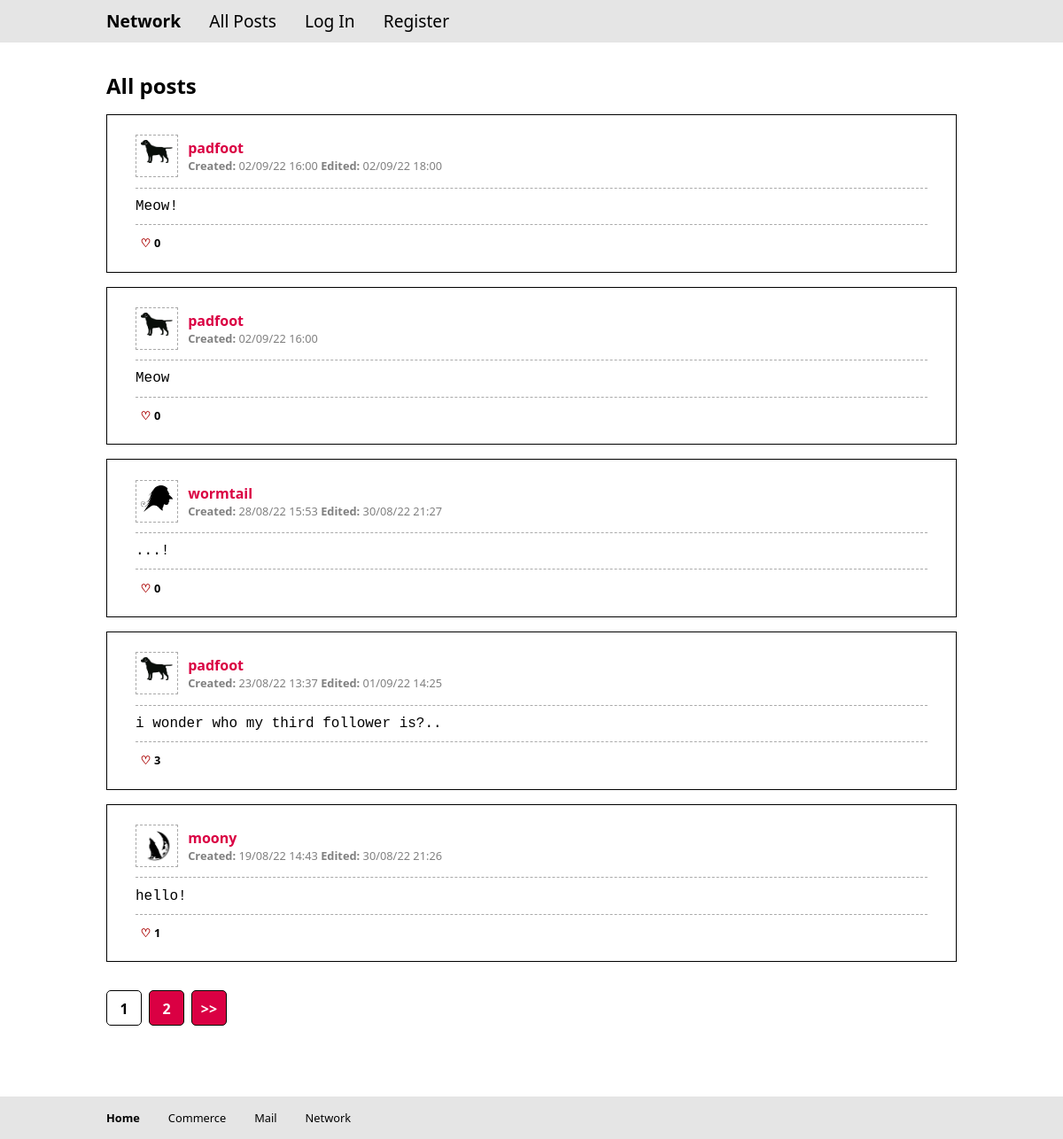
The page /network/ on the database as committed earlier.
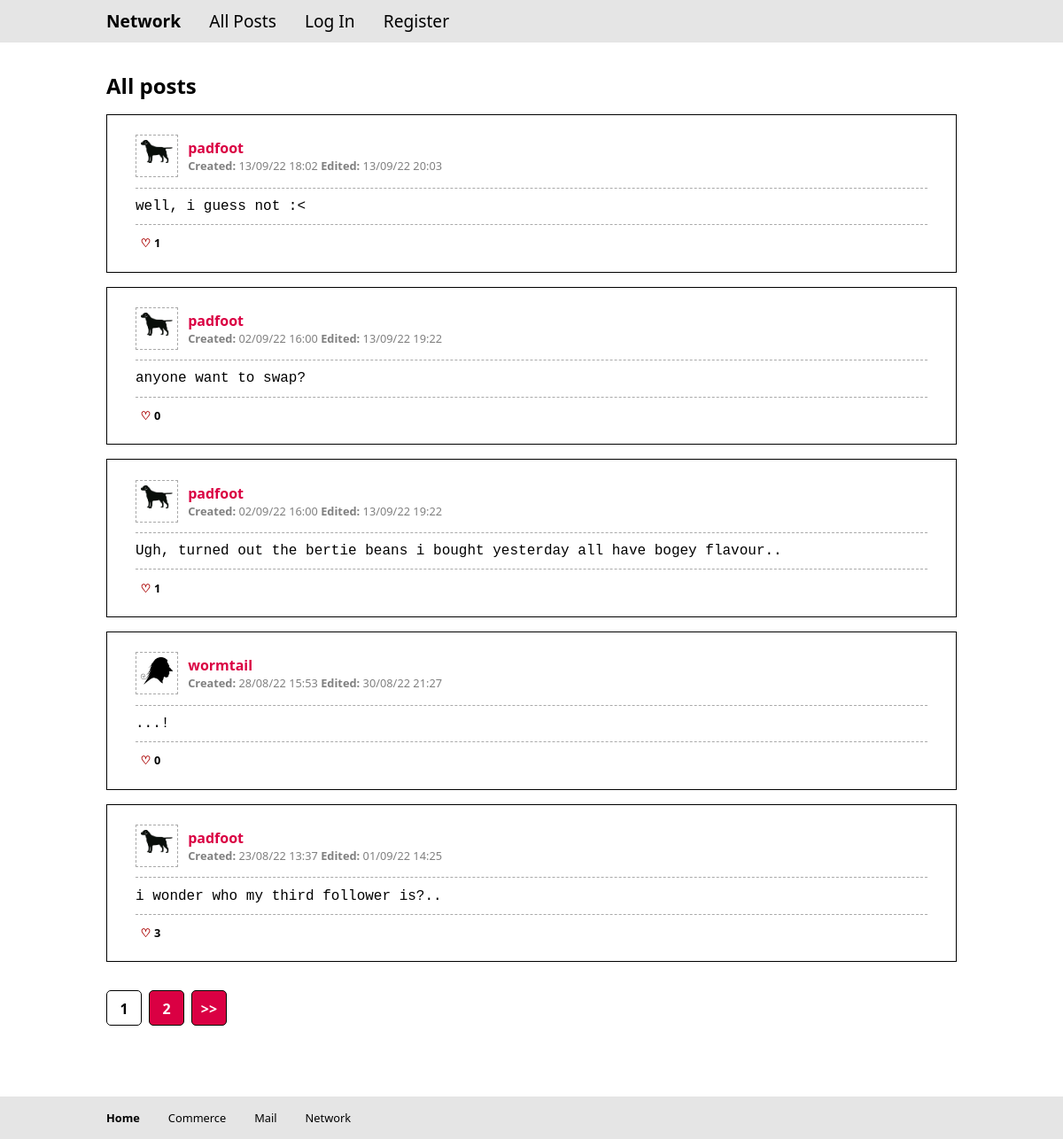
The same page on the database as committed later.
### network/models.py (models this page shows, shortened)
class NetworkPost(models.Model):
    class Meta:
        ordering = ['-created']
    networker = models.ForeignKey(Networker, on_delete=models.CASCADE, related_name="posts")
    text = models.TextField()
    created = models.DateTimeField(auto_now_add=True)
    edited = models.DateTimeField(auto_now_add=True)
    likes = models.ManyToManyField(Networker)

class Networker(models.Model):
    user = models.OneToOneField(User, on_delete=models.CASCADE)
    follows = models.ManyToManyField("self", symmetrical=False, related_name='followers', blank=True)
    image = models.ImageField(upload_to="network/", default=DEFAULT_IMAGE)
    def __str__(self):
        return f'{self.user.username}'

### network/views.py (the view)
# urls.py: path('', ListingsView.as_view(), name='index'),
def index(request):
    posts = NetworkPost.objects.all()
    page = get_paginated_page(request, posts)
    return render(request, "network/index.html", {
        'page': page,
        'header': 'All posts'
    })

### network/views.py (called while the page is built)
def get_paginated_page(request, posts):
    paginator = Paginator(posts, 5)
    page_number = request.GET.get('page')
    page = paginator.get_page(page_number)
    return page

### network/templates/network/index.html (shortened to what this page needs)
{% extends "network/layout.html" %}
{% block main %}
    <div class="feed">
        <h2>{{ header }}</h2>
        {% for post in page %}
            {% include 'network/post.html' with post=post user=user %}
        {% empty %}<span class="c">No posts yet.</span>
        {% endfor %}
    </div>
    <div class="pagination">
        {% for page_n in page.paginator.page_range %}
            {% if page_n == page.number %}
            <a class="btn btn-active" href="?" onclick="return false;">{{page.number }}</a>
            {% elif page_n > page.number|add:'-2' and page_n < page.number|add:'2' %}
            <a class="btn" href="?page={{page_n}}">{{page_n }}</a>
            {% endif %}
        {% endfor %}
        {% if page.has_next %}
            <a class="btn" href="?page={{page.paginator.num_pages}}">>></a>
        {% endif %}
    </div>
{% endblock %}

### network/templates/network/post.html (shortened to what this page needs)
<div class="post">
    <div class="post-post">
        <div class="post-header">
            <div class="post-avatar">
                <img src="{{ post.networker.image.url}}">
            </div>
            <div>
                <p class="b"><a href="{% url 'network:user' post.networker.user.id %}">{{ post.networker }}</a></p>
                <div class="extra">
                    <span>
                        <span class="b">Created: </span>{{ post.created|date:"d/m/y G:i" }}
                    </span>
                    <span class="{% if post.created == post.edited %}hidden{% endif %}">
                        <span class="b">Edited: </span>
                        <span class="last-edited">{{ post.edited|date:"d/m/y G:i" }}</span>
                    </span>
                </div>
            </div>
        </div>
        <div class="post-body">{{ post.text }} </div>
        <div class="post-footer">
            {% if user.is_authenticated %}
            <div class="btn btn-likes" onclick="like({{post.id}}, this)">
                <div class="heart {% if user.networker in post.likes.all %}liked{% endif %}"></div>
                <span class="num-likes">{{ post.likes.count }}</span>
            </div>
            {% else %}
            <div class="btn btn-likes btn-disabled">
                <div class="heart"></div>
                <span class="num-likes">{{ post.likes.count }}</span>
            </div>
            {% endif %}
        </div>
    </div>
</div>

Rows that differ between the two databases and show on the page:
no longer on this page (row unchanged): NetworkPost: networker.image (picture), networker "moony", created "19/08/22 14:43", edited "30/08/22 21:26", text "hello!", likes.count "1"
added NetworkPost: networker.image (picture), networker "padfoot", created "13/09/22 18:02", edited "13/09/22 20:03", text "well, i guess not :<", likes.count "1"
changed NetworkPost: edited "02/09/22 18:00" → "13/09/22 19:22"; text "Meow!" → "anyone want to swap?"
changed NetworkPost: edited (not shown) → "13/09/22 19:22"; text "Meow" → "Ugh, turned out the bertie beans i bought yesterday all have bogey flavour.."; likes.count "0" → "1"
